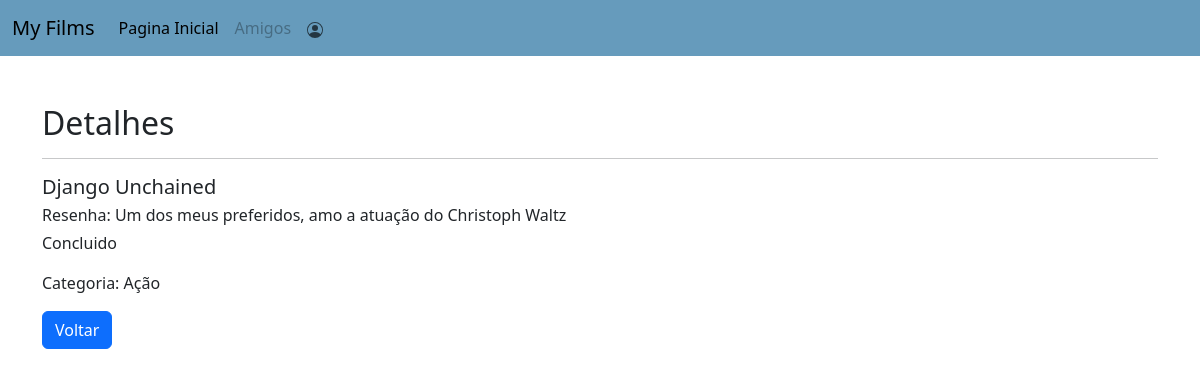
/lista/detalhes/9, run on the app's committed database.
### lista/models.py (models this page shows, shortened)
class Lista(models.Model):
    nome = models.CharField(max_length=100)
    tipo_filme = models.CharField(max_length=100)
    concluido = models.BooleanField(default=False)
    resenha = models.TextField()

### lista/views.py (the view)
# urls.py: path('detalhes/<int:id>', detalhes, name="detalhes"),
def detalhes(request, id):
    lista = Lista.objects.get(id=id)
    return render(request, 'detalhes.html', {"lista":lista})

### lista/templates/detalhes.html
{% extends 'main.html' %}
{% load static %}
{% block content %}
    <div class="container mt-5" >
        <h2>Detalhes</h2>
        <hr>
        <h5 class="mb-1">{{lista.nome}}</h5>
        {% if lista.resenha %}
            <p class="mb-1">Resenha: {{lista.resenha}}</p>
        {% endif%}
        {% if lista.concluido %}
            <p>Concluido</p>
        {% endif%}
        <p>Categoria: {{lista.tipo_filme}}</p>
    <div>
        <a href="{% url 'index' %}"><button type="button" class="btn btn-primary">Voltar</button> </a>
    {% endblock content %}

### data on the page
Lista: nome "Django Unchained", resenha "Um dos meus preferidos, amo a atuação do Christoph Waltz", tipo_filme "Ação"
